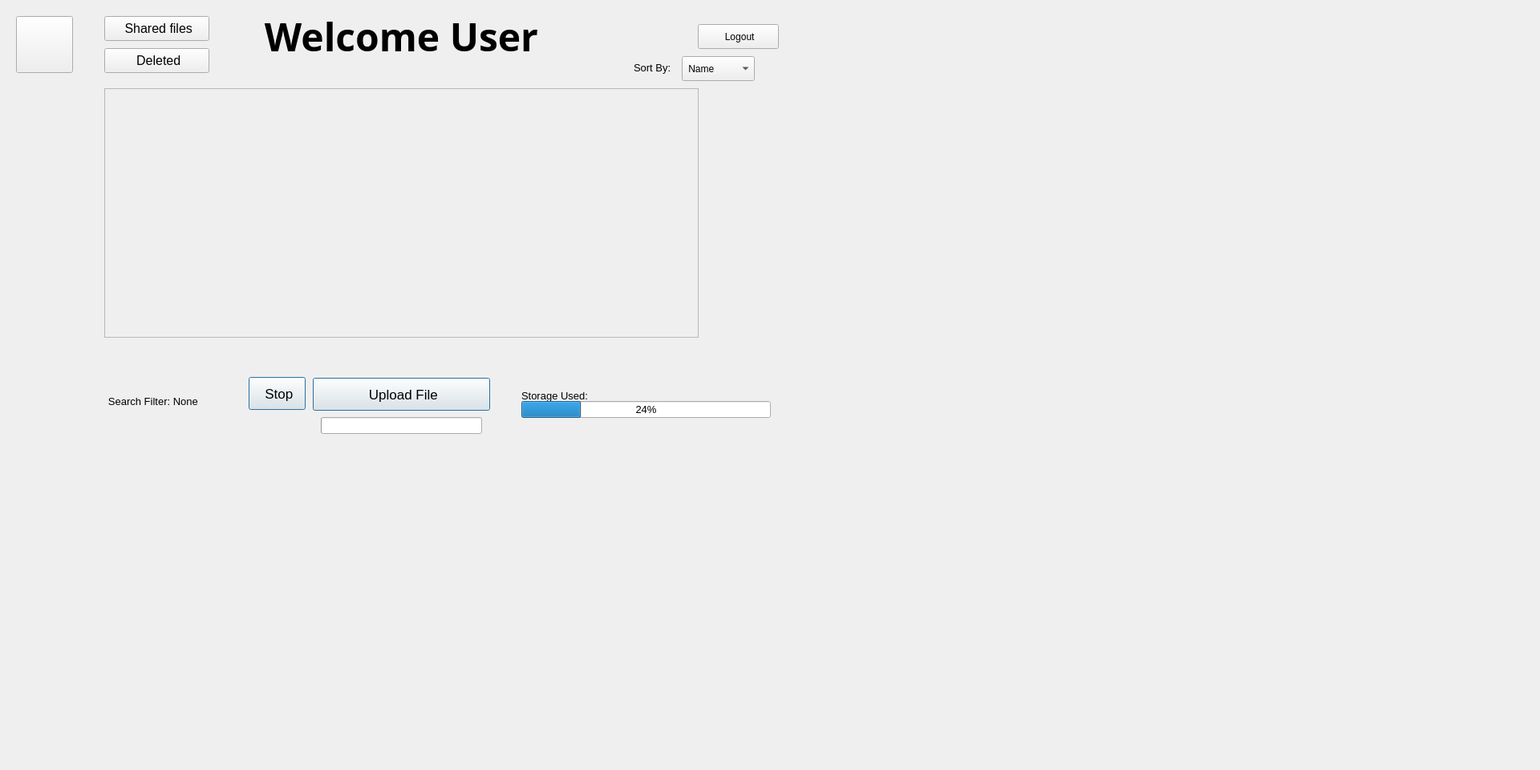
<?xml version='1.0' encoding='utf-8'?>
<ui version="4.0">
 <class>IdanCloud</class>
 <widget class="QMainWindow" name="IdanCloud">
  <property name="geometry">
   <rect>
    <x>0</x>
    <y>0</y>
    <width>1920</width>
    <height>960</height>
   </rect>
  </property>
  <property name="windowTitle">
   <string>IdanCloud</string>
  </property>
  <widget class="QWidget" name="centralwidget">
   <widget class="QPushButton" name="user_button">
    <property name="geometry">
     <rect>
      <x>20</x>
      <y>20</y>
      <width>71</width>
      <height>71</height>
     </rect>
    </property>
    <property name="text">
     <string />
    </property>
   </widget>
   <widget class="QLabel" name="main_text">
    <property name="geometry">
     <rect>
      <x>230</x>
      <y>20</y>
      <width>541</width>
      <height>51</height>
     </rect>
    </property>
    <property name="font">
     <font>
      <family>Trebuchet MS</family>
      <pointsize>36</pointsize>
      <bold>true</bold>
     </font>
    </property>
    <property name="layoutDirection">
     <enum>Qt::LayoutDirection::LeftToRight</enum>
    </property>
    <property name="styleSheet">
     <string notr="true">.btn {
    margin: 1rem;
    font-size: 1.2rem;
    color: var(--text);
    padding: 0.7rem 2rem;
    border-radius: 30em;
    border-style: none;
    text-transform: uppercase;
    letter-spacing: 2px;
    background-color: transparent;
    box-shadow: 1px 1px 10px #000000;
    transition: all .3s ease;
    opacity: 0.8;
}</string>
    </property>
    <property name="text">
     <string>Welcome User</string>
    </property>
    <property name="scaledContents">
     <bool>true</bool>
    </property>
    <property name="alignment">
     <set>Qt::AlignmentFlag::AlignCenter</set>
    </property>
   </widget>
   <widget class="QPushButton" name="logout_button">
    <property name="geometry">
     <rect>
      <x>870</x>
      <y>30</y>
      <width>101</width>
      <height>31</height>
     </rect>
    </property>
    <property name="styleSheet">
     <string notr="true" />
    </property>
    <property name="text">
     <string> Logout</string>
    </property>
    <property name="iconSize">
     <size>
      <width>20</width>
      <height>20</height>
     </size>
    </property>
   </widget>
   <widget class="QPushButton" name="upload_button">
    <property name="geometry">
     <rect>
      <x>390</x>
      <y>471</y>
      <width>221</width>
      <height>41</height>
     </rect>
    </property>
    <property name="font">
     <font>
      <pointsize>13</pointsize>
     </font>
    </property>
    <property name="styleSheet">
     <string notr="true" />
    </property>
    <property name="text">
     <string> Upload File</string>
    </property>
    <property name="iconSize">
     <size>
      <width>20</width>
      <height>20</height>
     </size>
    </property>
    <property name="default">
     <bool>true</bool>
    </property>
   </widget>
   <widget class="QLabel" name="message">
    <property name="geometry">
     <rect>
      <x>0</x>
      <y>440</y>
      <width>1001</width>
      <height>31</height>
     </rect>
    </property>
    <property name="text">
     <string />
    </property>
    <property name="alignment">
     <set>Qt::AlignmentFlag::AlignCenter</set>
    </property>
   </widget>
   <widget class="QLabel" name="cwd">
    <property name="geometry">
     <rect>
      <x>0</x>
      <y>70</y>
      <width>1001</width>
      <height>31</height>
     </rect>
    </property>
    <property name="font">
     <font>
      <pointsize>12</pointsize>
     </font>
    </property>
    <property name="text">
     <string />
    </property>
    <property name="alignment">
     <set>Qt::AlignmentFlag::AlignCenter</set>
    </property>
   </widget>
   <widget class="QScrollArea" name="scrollFiles">
    <property name="geometry">
     <rect>
      <x>130</x>
      <y>110</y>
      <width>741</width>
      <height>311</height>
     </rect>
    </property>
    <property name="verticalScrollBarPolicy">
     <enum>Qt::ScrollBarPolicy::ScrollBarAsNeeded</enum>
    </property>
    <property name="horizontalScrollBarPolicy">
     <enum>Qt::ScrollBarPolicy::ScrollBarAsNeeded</enum>
    </property>
    <property name="widgetResizable">
     <bool>true</bool>
    </property>
    <property name="alignment">
     <set>Qt::AlignmentFlag::AlignLeading|Qt::AlignmentFlag::AlignLeft|Qt::AlignmentFlag::AlignTop</set>
    </property>
    <widget class="QWidget" name="filesWidget">
     <property name="geometry">
      <rect>
       <x>0</x>
       <y>0</y>
       <width>739</width>
       <height>309</height>
      </rect>
     </property>
    </widget>
   </widget>
   <widget class="QLabel" name="storage_label">
    <property name="geometry">
     <rect>
      <x>650</x>
      <y>478</y>
      <width>271</width>
      <height>31</height>
     </rect>
    </property>
    <property name="font">
     <font>
      <pointsize>10</pointsize>
     </font>
    </property>
    <property name="text">
     <string>Storage Used:</string>
    </property>
   </widget>
   <widget class="QProgressBar" name="storage_remaining">
    <property name="geometry">
     <rect>
      <x>650</x>
      <y>500</y>
      <width>311</width>
      <height>21</height>
     </rect>
    </property>
    <property name="font">
     <font>
      <pointsize>10</pointsize>
     </font>
    </property>
    <property name="value">
     <number>24</number>
    </property>
   </widget>
   <widget class="QPushButton" name="search_button">
    <property name="geometry">
     <rect>
      <x>100</x>
      <y>480</y>
      <width>171</width>
      <height>41</height>
     </rect>
    </property>
    <property name="font">
     <font>
      <pointsize>10</pointsize>
     </font>
    </property>
    <property name="text">
     <string>   Search Filter: None</string>
    </property>
    <property name="autoRepeat">
     <bool>false</bool>
    </property>
    <property name="flat">
     <bool>true</bool>
    </property>
   </widget>
   <widget class="QPushButton" name="shared_button">
    <property name="geometry">
     <rect>
      <x>130</x>
      <y>20</y>
      <width>131</width>
      <height>31</height>
     </rect>
    </property>
    <property name="font">
     <font>
      <pointsize>12</pointsize>
     </font>
    </property>
    <property name="styleSheet">
     <string notr="true" />
    </property>
    <property name="text">
     <string> Shared files</string>
    </property>
    <property name="iconSize">
     <size>
      <width>20</width>
      <height>20</height>
     </size>
    </property>
   </widget>
   <widget class="QComboBox" name="sort_widget">
    <property name="geometry">
     <rect>
      <x>850</x>
      <y>70</y>
      <width>91</width>
      <height>31</height>
     </rect>
    </property>
    <item>
     <property name="text">
      <string> Name</string>
     </property>
    </item>
    <item>
     <property name="text">
      <string> Date</string>
     </property>
    </item>
    <item>
     <property name="text">
      <string> Type</string>
     </property>
    </item>
    <item>
     <property name="text">
      <string> Size</string>
     </property>
    </item>
   </widget>
   <widget class="QLabel" name="label">
    <property name="geometry">
     <rect>
      <x>790</x>
      <y>69</y>
      <width>61</width>
      <height>31</height>
     </rect>
    </property>
    <property name="font">
     <font>
      <pointsize>10</pointsize>
     </font>
    </property>
    <property name="text">
     <string>Sort By:</string>
    </property>
   </widget>
   <widget class="QProgressBar" name="file_upload_progress">
    <property name="geometry">
     <rect>
      <x>400</x>
      <y>520</y>
      <width>201</width>
      <height>21</height>
     </rect>
    </property>
    <property name="font">
     <font>
      <pointsize>12</pointsize>
      <kerning>true</kerning>
     </font>
    </property>
    <property name="value">
     <number>0</number>
    </property>
    <property name="textVisible">
     <bool>false</bool>
    </property>
    <property name="orientation">
     <enum>Qt::Orientation::Horizontal</enum>
    </property>
    <property name="invertedAppearance">
     <bool>false</bool>
    </property>
    <property name="textDirection">
     <enum>QProgressBar::Direction::TopToBottom</enum>
    </property>
   </widget>
   <widget class="QLabel" name="total_files">
    <property name="geometry">
     <rect>
      <x>120</x>
      <y>440</y>
      <width>81</width>
      <height>31</height>
     </rect>
    </property>
    <property name="text">
     <string />
    </property>
   </widget>
   <widget class="QPushButton" name="recently_deleted_button">
    <property name="geometry">
     <rect>
      <x>130</x>
      <y>60</y>
      <width>131</width>
      <height>31</height>
     </rect>
    </property>
    <property name="font">
     <font>
      <pointsize>12</pointsize>
     </font>
    </property>
    <property name="styleSheet">
     <string notr="true" />
    </property>
    <property name="text">
     <string> Deleted</string>
    </property>
    <property name="iconSize">
     <size>
      <width>20</width>
      <height>20</height>
     </size>
    </property>
   </widget>
   <widget class="QPushButton" name="stop_button">
    <property name="geometry">
     <rect>
      <x>310</x>
      <y>470</y>
      <width>71</width>
      <height>41</height>
     </rect>
    </property>
    <property name="font">
     <font>
      <pointsize>13</pointsize>
     </font>
    </property>
    <property name="styleSheet">
     <string notr="true" />
    </property>
    <property name="text">
     <string> Stop</string>
    </property>
    <property name="iconSize">
     <size>
      <width>20</width>
      <height>20</height>
     </size>
    </property>
    <property name="default">
     <bool>true</bool>
    </property>
   </widget>
   <widget class="QPushButton" name="refresh">
    <property name="geometry">
     <rect>
      <x>30</x>
      <y>480</y>
      <width>41</width>
      <height>41</height>
     </rect>
    </property>
    <property name="font">
     <font>
      <pointsize>10</pointsize>
     </font>
    </property>
    <property name="text">
     <string />
    </property>
    <property name="autoRepeat">
     <bool>false</bool>
    </property>
    <property name="flat">
     <bool>true</bool>
    </property>
   </widget>
   <zorder>main_text</zorder>
   <zorder>logout_button</zorder>
   <zorder>upload_button</zorder>
   <zorder>message</zorder>
   <zorder>cwd</zorder>
   <zorder>scrollFiles</zorder>
   <zorder>storage_label</zorder>
   <zorder>storage_remaining</zorder>
   <zorder>search_button</zorder>
   <zorder>shared_button</zorder>
   <zorder>sort_widget</zorder>
   <zorder>label</zorder>
   <zorder>file_upload_progress</zorder>
   <zorder>recently_deleted_button</zorder>
   <zorder>user_button</zorder>
   <zorder>total_files</zorder>
   <zorder>stop_button</zorder>
   <zorder>refresh</zorder>
  </widget>
 </widget>
 <resources />
 <connections />
</ui>
